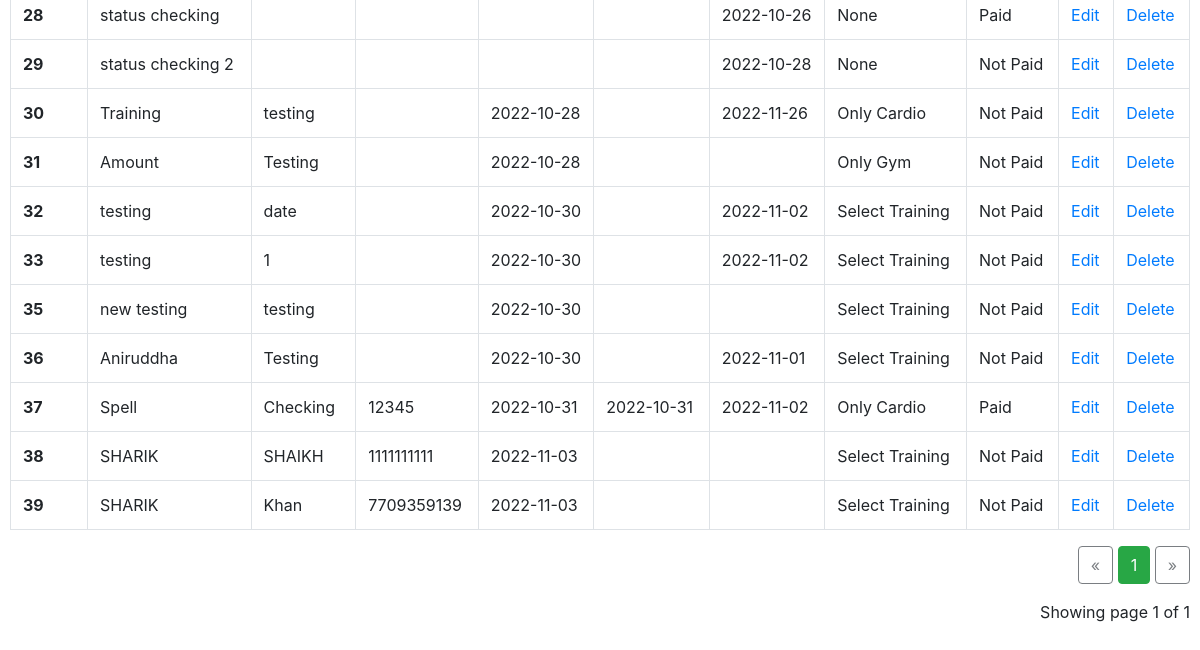
The app's page /table1 (signed in, lower part), older data.
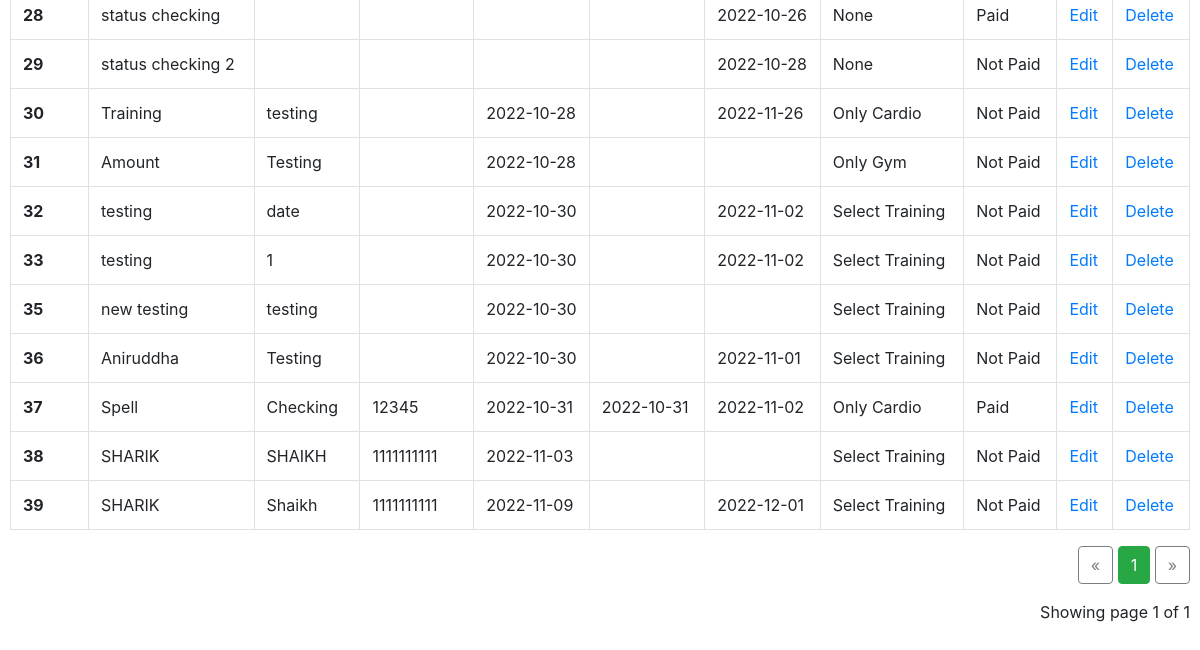
The same page, newer data.
### model.py (models this page shows)
class Members(db.Model):
    id = db.Column(db.Integer, primary_key=True)
    firstname = db.Column(db.String(30))
    lastname = db.Column(db.String(30))
    phoneno = db.Column(db.Integer)
    email = db.Column(db.String(30))
    joindate = db.Column(db.String(11))
    startdate = db.Column(db.String(11))
    enddate = db.Column(db.String(11))
    address = db.Column(db.String(100))
    status = db.Column(db.String(10))
    training = db.Column(db.String(10))
    amount = db.Column(db.Integer)

### app.py (the view)
@app.route("/table1")
def table1():
    try:
        if "username" not in session:
            flash("Please log in first")
            return render_template("login.html")
        total_rows = Members.query.count()
        page = request.args.get('page', 1, type=int)
        member = Members.query.order_by(Members.id).paginate(page=page, per_page=total_rows)
        button_name = "Show Less Records"
        path = "/table"
        return render_template("table.html", member=member, total_rows=total_rows, button_name=button_name, path=path)
    except:
        return make_response("can't access the table page")

### templates/table.html (shortened to what this page needs)
<!DOCTYPE html>
<html lang="en">
<head>
    <link href="https://cdn.jsdelivr.net/npm/bootstrap@4.0.0/dist/css/bootstrap.min.css"
 rel="stylesheet">
</head>
<body>
<br>
<div class="Container" style="padding-left:10px;padding-right:10px;">
    <table class="table table-bordered table-hover " id="myTable">
        <tbody>
        {% for i in member.items %}
        <tr>
            <th scope="row">{{i.id}}</th>
            <td>{{i.firstname}}</td>
            <td>{{i.lastname}}</td>
            <td>{{i.phoneno}}</td>
            <td style="white-space:nowrap">{{i.joindate}}</td>
            <td style="white-space:nowrap">{{i.startdate}}</td>
            <td style="white-space:nowrap">{{i.enddate}}</td>
            <td>{{i.training}}</td>
            <td>{{i.status}}</td>
            <td><a href="/edit/{{i.id}}">Edit</a></td>
            <td><a href="/delete/{{i.id}}" onclick="return confirm('are you sure to delete ?')">Delete</a></td>
        </tr>
        {% endfor %}
        </tbody>
    </table>
    <div class="text-right">
        <a class="btn btn-outline-dark
       {% if member.page == 1 %}disabled{% endif %}"
           href="{{ url_for('table', page=member.prev_num) }}">
            &laquo;
        </a>
        {% for page_num in member.iter_pages(left_edge=1, right_edge=1, left_current=1, right_current=2) %}
        {% if page_num %}
        {% if member.page == page_num %}
        <a class="btn btn-success"
           href="{{ url_for('table', page=page_num) }}">
            {{ page_num }}
        </a>
        {% else %}
        <a class="btn btn-outline-dark"
           href="{{ url_for('table', page=page_num) }}">
            {{ page_num }}
        </a>
        {% endif %}
        {% else %}
        ...
        {% endif %}
        {% endfor %}
        <a class="btn btn-outline-dark
       {% if member.page == member.pages %}disabled{% endif %}"
           href="{{ url_for('table', page=member.next_num) }}">
            &raquo;
        </a>
    </div>
    <p class="text-right mt-3">
        Showing page {{ member.page }} of {{ member.pages }}
    </p>
    <br><br><br>
</div>
</body>
</html>

Row changes from the older to the newer data that the page shows:
changed Members id 39: lastname "Khan" → "Shaikh"; phoneno "7709359139" → "1111111111"; joindate "2022-11-03" → "2022-11-09"; enddate (not shown) → "2022-12-01"
